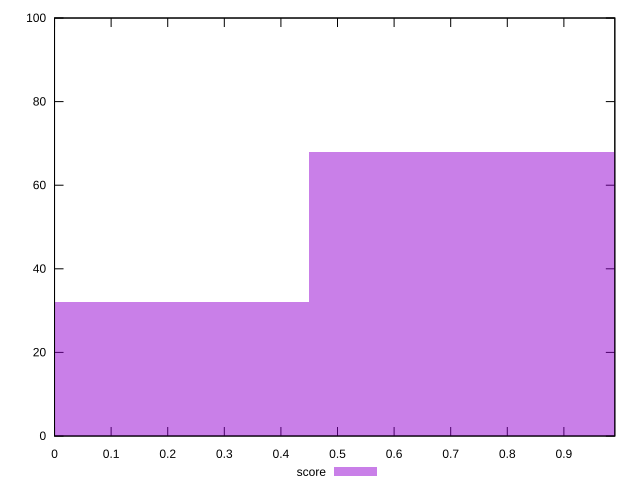

The gnuplot source for this figure:
reset

$score <<EOF
0 32
0.9002010598295477 68
EOF

set key outside below
set boxwidth 0.9002010598295477
set xrange [0:0.99]
set yrange [0:100]
set trange [0:100]
set style fill transparent solid 0.5 noborder
set terminal svg size 640, 490 enhanced background rgb 'white'
set output "reports/report_00027_2021-02-24T12-40-31.850Z/largest-contentful-paint/samples/agenda/score/histogram.svg"

plot $score title "score" with boxes

reset
